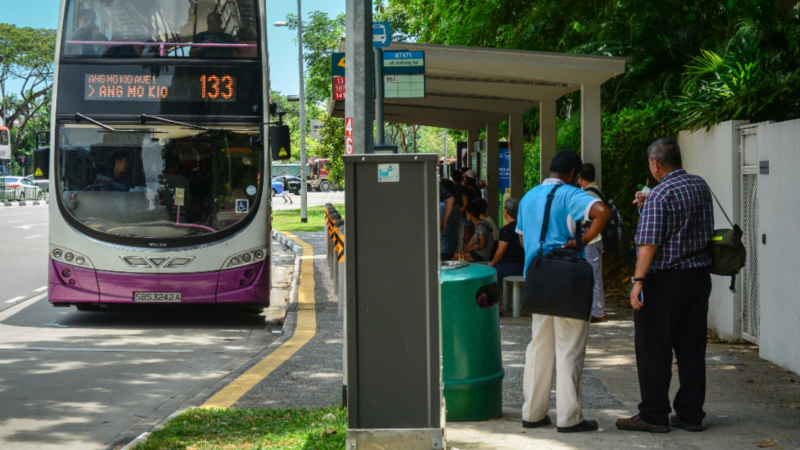
#> input picture data/images/test/0c7ddfa8-27d65774-133.jpg, 1600 x 900 px (shown at 1/2 size)
$ python -i prepare_local_ocr_training.py   (imports and definitions only)
#> lines starting #> are read from the running program, lines starting #| are printed output that depends on the picture
#> further down, picture is the input picture: PIL image 1600x900 RGB; mean R, G, B 82.1, 90.7, 78.8
"""Audit legacy photo splits and export provisional OCR crops without changing inputs.

The legacy classes contain number/destination boxes but no route-text boxes.
Similarity and source-name links are conservative grouping candidates, not proof
of scene identity. No crop is automatically declared eligible for training.
"""

import argparse
from collections import Counter, defaultdict
import csv
import hashlib
import json
import math
from pathlib import Path
import re
import tempfile

import numpy as np
from PIL import Image, ImageDraw, ImageFont


FIELDS = {1: "front_eds_num", 2: "front_eds_destination"}
LEGACY_CLASSES = ["bus_front", "bus_number", "destination", "eds"]
IMAGE_SUFFIXES = {".jpg", ".jpeg", ".png", ".avif", ".webp", ".bmp"}


def digest(data):
    return hashlib.sha256(data).hexdigest()


def source_key(name):
    return re.sub(r"_(?:jpg|jpeg|png)\.rf\.[^.]+$", "", Path(name).stem, flags=re.I)


def fingerprints(image):
    gray = image.convert("L")
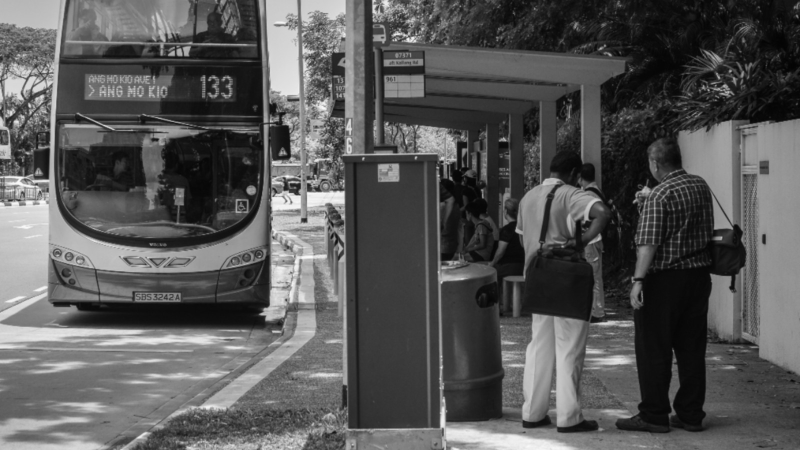
#> gray: PIL image 1600x900 L (shown at 1/2 size); min 3, max 253, mean 86.8
    small = np.asarray(gray.resize((9, 8), Image.Resampling.LANCZOS), dtype=float)
    differences = small[:, 1:] > small[:, :-1]
    pixels = np.asarray(gray.resize((32, 32), Image.Resampling.LANCZOS), dtype=float)
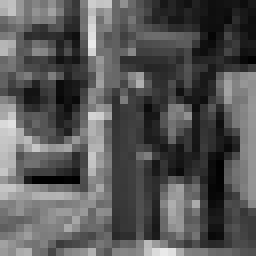
#> pixels: shape (32, 32) float64 (shown 8 times larger); min 0, max 234, mean 86.8
    axis = np.arange(32)
    basis = np.cos(np.pi * (2 * axis[None, :] + 1) * axis[:, None] / 64)
    low = (basis @ pixels @ basis.T)[:8, :8].flatten()
#> low = 64 values, max 88848 at index 0, min -6726.7 at index 8, mean 1829.2
    perceptual = low > np.median(low[1:])
    pack = lambda bits: sum(int(bit) << i for i, bit in enumerate(bits.flatten()))
    return pack(differences), pack(perceptual)


# [241 lines left out: functions parse_boxes, write_csv, prepare, main, not called in this run]


# [2 lines not run here, left out]

>>> from PIL import Image
>>> picture = Image.open('../data/images/test/0c7ddfa8-27d65774-133.jpg')
>>> result = fingerprints(picture)
#> result = (10426858452201768068, 472954872842138231)

$ run again, on data/images/test/49775ed2__a5dcfafd-122.jpg
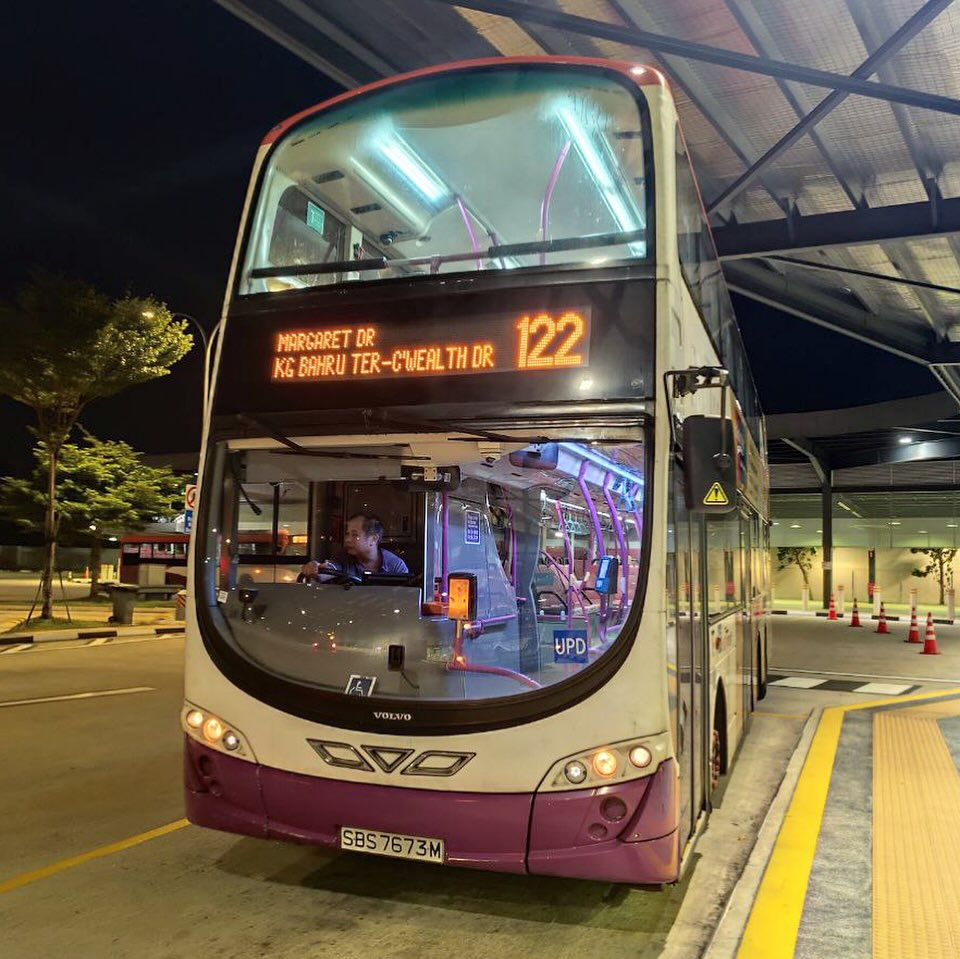
#> input picture data/images/test/49775ed2__a5dcfafd-122.jpg, 960 x 959 px
#> picture is the input picture: PIL image 960x959 RGB; mean R, G, B 103.1, 92.3, 74
#> in fingerprints, `gray = image.convert("L")`:
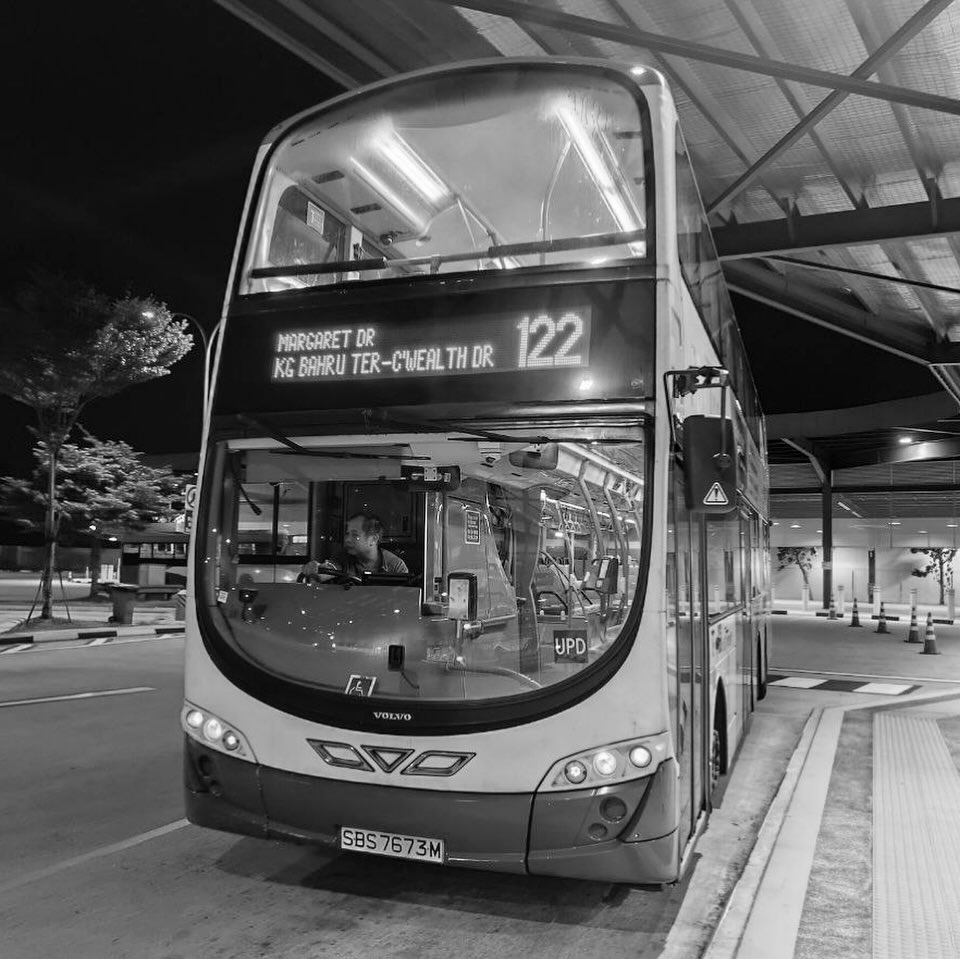
#> gray: PIL image 960x959 L; min 0, max 255, mean 93.4
#> in fingerprints, `pixels = np.asarray(gray.resize((32, 32), Image.Resampling.LANCZOS), d..`:
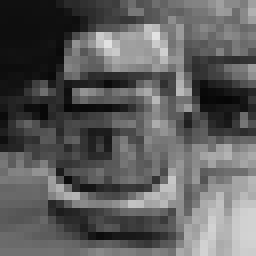
#> pixels: shape (32, 32) float64 (shown 8 times larger); min 6, max 226, mean 93.4
#> low = 64 values, max 95627 at index 0, min -18387.7 at index 1, mean 913.6
#> result = (16210911203057180382, 11839486423935080537)

$ run again, on data/images/test/5c28dd2e-426352df-66.jpg
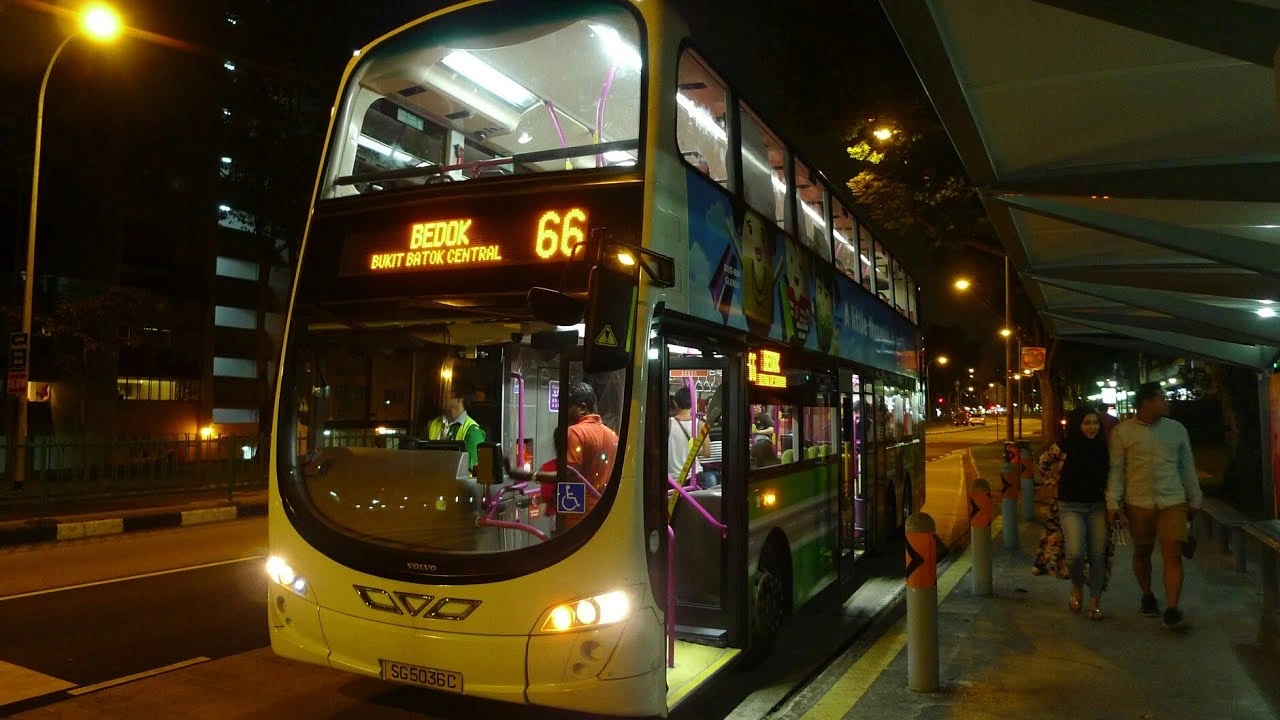
#> input picture data/images/test/5c28dd2e-426352df-66.jpg, 1280 x 720 px
#> picture is the input picture: PIL image 1280x720 RGB; mean R, G, B 59.3, 48.2, 24.8
#> in fingerprints, `gray = image.convert("L")`:
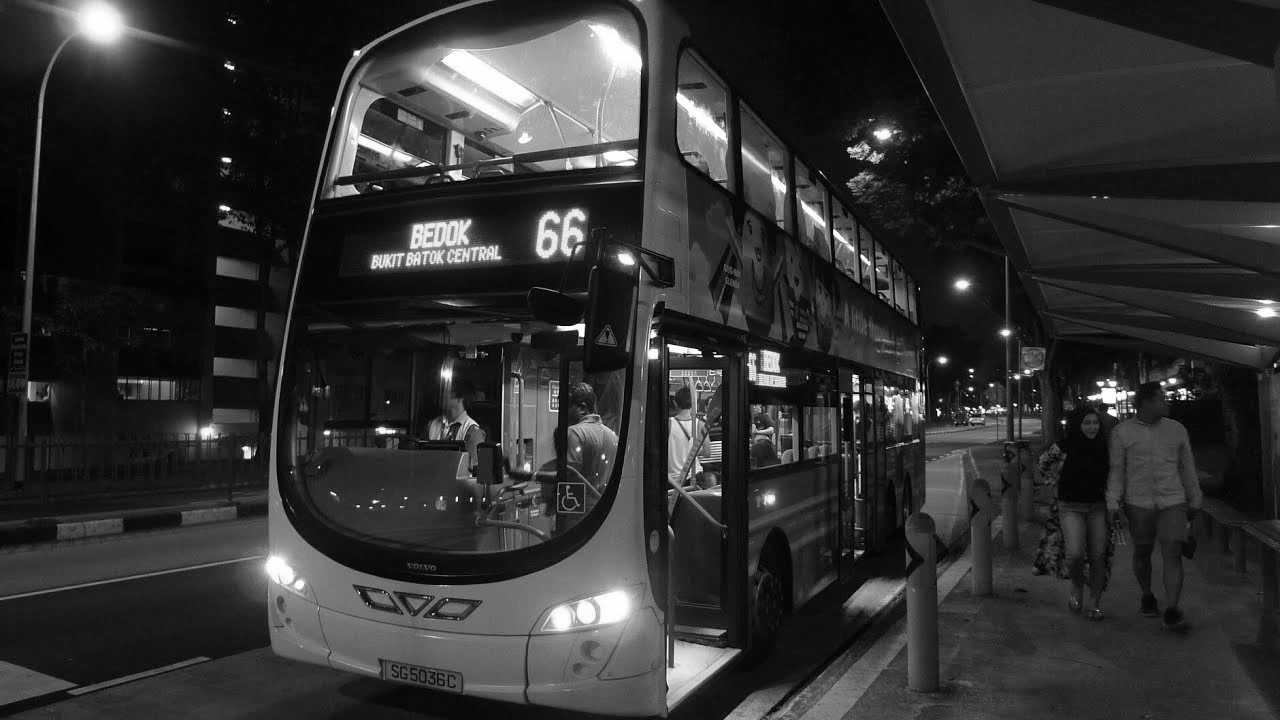
#> gray: PIL image 1280x720 L; min 0, max 255, mean 48.9
#> in fingerprints, `pixels = np.asarray(gray.resize((32, 32), Image.Resampling.LANCZOS), d..`:
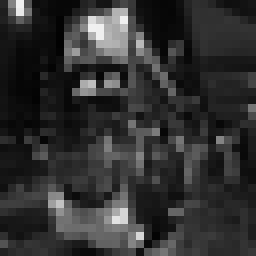
#> pixels: shape (32, 32) float64 (shown 8 times larger); min 1, max 240, mean 48.9
#> low = 64 values, max 50063 at index 0, min -10716.3 at index 2, mean 954.9
#> result = (3398859880047986278, 12379276331294388275)
